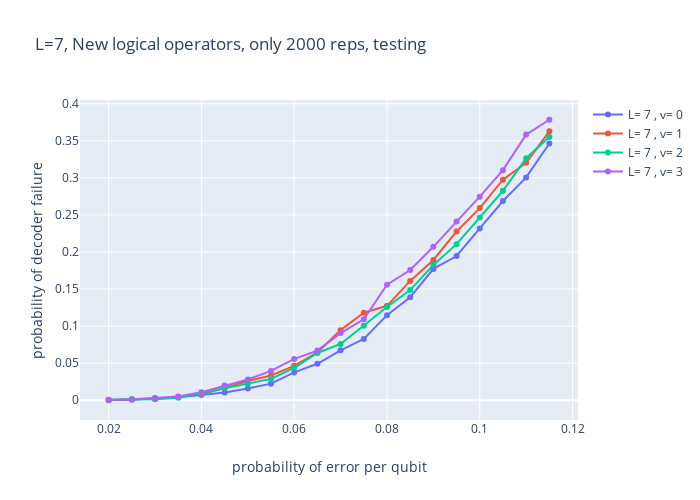

Write notebook code for a chart like this one.
### Markdown cell above
So interestingly, L=6 with shear=1 definitely performs better than L=6 with shear=0. However, L=7 with shear = 0 still seems to perform better than any other shears of L=7. I wonder if this is another even-odd effect? Try for other lattice sizes and a range of shears.

### Code cell
x = t_range=list(np.arange(0.02, 0.12, 0.005))
y = {(7, 0): [0.0, 0.0012, 0.0028, 0.004, 0.007, 0.0106, 0.0158, 0.0224, 0.0376, 0.0492, 0.0674, 0.0826, 0.1148, 0.139, 0.1772, 0.1946, 0.2318, 0.2688, 0.3006, 0.3464], (7, 1): [0.0002, 0.001, 0.002, 0.0046, 0.008, 0.0166, 0.026, 0.0334, 0.0464, 0.0646, 0.0946, 0.118, 0.1274, 0.161, 0.1892, 0.2276, 0.2592, 0.2976, 0.3204, 0.3628], (7, 2): [0.0006, 0.0012, 0.0014, 0.0034, 0.009, 0.0162, 0.0224, 0.0288, 0.0438, 0.0638, 0.076, 0.1006, 0.1258, 0.1486, 0.1826, 0.2106, 0.2464, 0.2826, 0.3266, 0.355], (7, 3): [0.0008, 0.0006, 0.003, 0.0052, 0.0108, 0.0198, 0.028, 0.0396, 0.0558, 0.067, 0.0906, 0.1092, 0.1558, 0.1756, 0.207, 0.241, 0.2746, 0.3104, 0.3584, 0.3784]}
plot_plotly_both(x, y, [7], [0, 1, 2, 3], 'L=7, New logical operators, only 2000 reps, testing')
